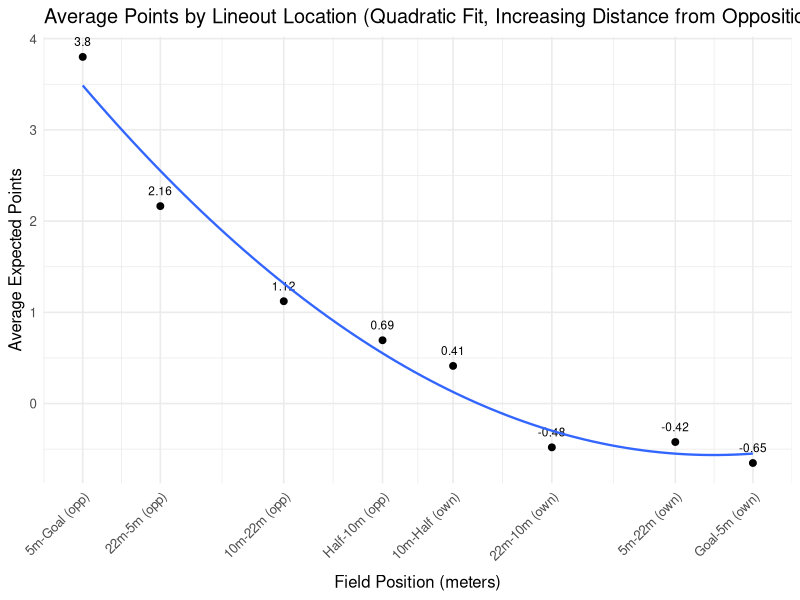
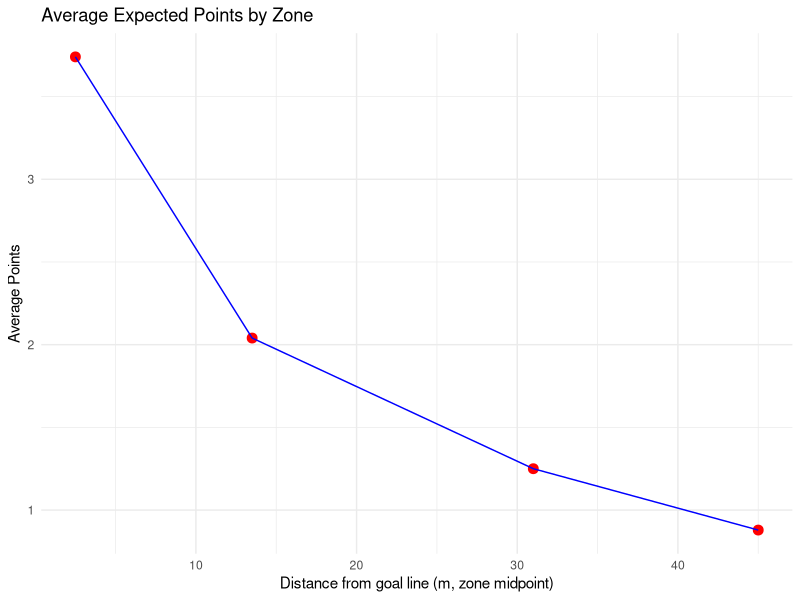

Write the R code that produced these figures, in order. (Note: this script raises an error after producing the figures.)
##################
### REFERENCES ###
##################

## Links to Article
# https://www.data-ruck.com/blog/predicting-kicks-outcome/
# https://journals.sagepub.com/doi/10.1177/22150218251365220

## Data Download Link
# https://zenodo.org/api/records/13851563/files-archive

# Goal Kicking Data
# https://www.sciencedirect.com/science/article/pii/S1440244014000255


################
### PACKAGES ###
################

# install.packages("patchwork")
library(patchwork)

# install.packages("stringr")
library(stringr)

# install.packages("tidyverse")
library(tidyverse)

# install.packages("dplyr")
library(dplyr)

# GAM
library(mgcv)

#################
### DATA LOAD ###
#################

# run from project directory (or within .Rproj)
phase_data = read_csv("data/phase_2018-19.csv")
# preview data
head(phase_data)

########################
### DATA EXPLORATION ###
#######################

# location where the phase began, determined determined by the metre lines dividing the pitch
unique(phase_data$Location)

# period between subsequent rucks
unique(phase_data$Phase)

# location on the pitch where the phase began, determined by the lineout lines dividing the pitch
unique(phase_data$Side)

# how did the play start?
unique(phase_data$Play_Start)

# upon scoring, the event was assigned to all phases since the previous scoring event
unique(phase_data$Outcome)

# points difference (I'm assuming for whoever has possession of the ball)
## oftentimes this is from perspective of the home team, but if it flips back and forth w/ possession then you're right
unique(phase_data$Points_Difference)

# remove instances when cards occur
phase_data <- phase_data %>%
  filter(
    Red_Cards_Own == 0,
    Red_Cards_Opp == 0,
    Yellow_Cards_Own == 0,
    Yellow_Cards_Opp == 0
  ) %>%
  select(-Red_Cards_Own, -Red_Cards_Opp, -Yellow_Cards_Own, -Yellow_Cards_Opp)

# get restarts
restarts <- phase_data %>%
  filter(Play_Start == "Restart Kick", Phase ==1)

# list of unique restart locations
unique(restarts$Location)

# expected points of lineout in different locations

phase_data <- phase_data %>%
  mutate(
    # extract signed numbers inside parentheses: (+3), (-3), etc.
    points = str_extract(Outcome, "[-+]?\\d+") %>% as.numeric(),
    
    # handle cases with no number (e.g. "no score", turnovers)
    points = ifelse(is.na(points), 0, points)
  )

zones <- c(
  "5m-Goal (opp)",
  "22m-5m (opp)",
  "10m-22m (opp)",
  "Half-10m (opp)",
  "10m-Half (own)",
  "22m-10m (own)",
  "5m-22m (own)",
  "Goal-5m (own)"
)

lineouts_clean <- phase_data %>%
  filter(
    Play_Start == "Lineout",
    Location %in% zones,
    Phase == 1
  ) %>%
  arrange(Round, Home, Away, Team_In_Poss, desc(Seconds_Remaining)) %>%
  group_by(Round, Home, Away, Team_In_Poss, Points_Difference, Outcome) %>%
  mutate(time_gap = lag(Seconds_Remaining) - Seconds_Remaining,
         too_close = !is.na(time_gap) & time_gap < 200) %>%
  slice_head(n = 1) %>%
  ungroup()

expected_points_by_zone <- lineouts_clean %>%
  group_by(Location) %>%
  summarise(
    n_phases = n(),
    avg_points = mean(points, na.rm = TRUE),
    total_points = sum(points, na.rm = TRUE),
    .groups = "drop"
  )

print(expected_points_by_zone)

# Expected Points of Lineout All Areas of the pitch

zones_order <- c(
  "5m-Goal (opp)",
  "22m-5m (opp)",
  "10m-22m (opp)",
  "Half-10m (opp)",
  "10m-Half (own)",
  "22m-10m (own)",
  "5m-22m (own)",
  "Goal-5m (own)"
)

expected_points_by_zone <- lineouts_clean %>%
  group_by(Location) %>%
  summarise(
    n_phases = n(),
    avg_points = mean(points, na.rm = TRUE),
    total_points = sum(points, na.rm = TRUE),
    .groups = "drop"
  ) %>%
  mutate(Location = factor(Location, levels = zones_order)) %>%
  arrange(Location)

# Print Table
print(expected_points_by_zone)

# Plot of Meteres vs Expected Points of Lineout

zone_meters <- c(2.5, 13.5, 31, 45, 55, 69, 86.5, 97.5)

expected_points_by_zone$Location <- factor(expected_points_by_zone$Location, levels = zones_order)
expected_points_by_zone$meter_x <- zone_meters[match(as.character(expected_points_by_zone$Location), zones_order)]

lineout_plot <- ggplot(expected_points_by_zone, aes(x = meter_x, y = avg_points)) +
  geom_point(size = 2) +
  geom_text(aes(label = round(avg_points, 2)), vjust = -1.2, size = 3, check_overlap = TRUE) +
  geom_smooth(method = "lm", formula = y ~ poly(x, 2), se = FALSE, linewidth = 0.8) +
  scale_x_continuous(
    breaks = zone_meters,
    labels = zones_order,
    expand = expansion(add = c(3, 3)),
    limits = c(0, 100)  # ensures full field range
  ) +
  labs(
    title = "Average Points by Lineout Location (Quadratic Fit, Increasing Distance from Opposition Goal Line)",
    x = "Field Position (meters)",
    y = "Average Expected Points"
  ) +
  theme_minimal(base_size = 12) +
  theme(
    axis.text.x = element_text(angle = 45, hjust = 1),
    axis.title.x = element_text(margin = margin(t = 8))
  )

ggsave("plots/lineout_plot.png", lineout_plot, width = 10, height = 6, dpi = 300)

df <- tibble::tibble(
  y_mid = c(31, 13.5, 2.5, 45),
  avg_points = c(1.25, 2.04, 3.74, 0.879)
)

p2 <- ggplot(df, aes(x = y_mid, y = avg_points)) +
  geom_point(size = 3, color = "red") +
  geom_line(group = 1, color = "blue") +
  labs(
    title = "Average Expected Points by Zone",
    x = "Distance from goal line (m, zone midpoint)",
    y = "Average Points"
  ) +
  theme_minimal()

ggsave("plots/expected_points_by_zone.png", p2, width = 10, height = 6, dpi = 300)





# GAM Model for Kick Percentage

saved_gam <- "gam_model.rds"

exp_points_on_miss <- 0.604
exp_points_on_success <- 3

# Pitch grid values
x_vals <- seq(-35, 35, by = 1)
y_vals <- seq(5, 60, by = 1)
grid <- expand.grid(x = x_vals, y = y_vals)

post_half_width <- 2.81

compute_kicking_angle <- function(x, y, post_half_width = 2.81) {
  left_post_x  <- -post_half_width
  right_post_x <-  post_half_width
  
  # angle from kicker to each post
  angle_left  <- atan2(left_post_x - x, y)
  angle_right <- atan2(right_post_x - x, y)
  
  # angular width of target
  angle_width <- angle_right - angle_left
  angle_width
}

grid <- grid %>%
  mutate(
    kicking_angle = compute_kicking_angle(x_vals, y, post_half_width),
    distance_to_center = sqrt(x^2 + y^2)
  )

grid$prob <- predict(gam_model,
                     newdata = grid %>% select(kicking_angle, distance_to_center),
                     type = "response")

grid <- grid %>%
  mutate(expected_points = prob * exp_points_on_success + (1 - prob) * exp_points_on_miss)


summary(grid$prob)

library(ggplot2)
thresholds <- c(0.5, 0.6, 0.7, 0.8, 0.9)
ggplot(grid, aes(x = x + 35, y = y, fill = prob)) +   # +35 to convert centered x back to 0-70 if desired
  geom_tile() +
  geom_contour(aes(z = prob), breaks = thresholds, color = "white", linewidth = 0.6, linetype = "dashed") +
  scale_fill_viridis_c(option = "magma", name = "GAM Prob") +
  coord_fixed() + theme_minimal() +
  labs(title = "GAM predicted probability of success", x = "Lateral position (m)", y = "Distance from goal line (m)")


# Expected Points after Penalty miss (drop kick from opposition 22m)

all_restarts <- restarts

head(all_restarts)
table(all_restarts$Location)

# Need to Remove All Restarts After Tries and Penalties

restarts_not_after_score <- phase_data %>%
  mutate(
    prev_ID = lag(ID),
    prev_Points = lag(Points_Difference),
    prev_Play = lag(Play_Start),
    prev_Team_In_Poss = lag(Team_In_Poss)
  ) %>%
  filter(
    Phase == 1,
    Play_Start == "Restart Kick",
    !is.na(prev_ID),
    abs(Points_Difference - prev_Points) == 0,
    Seconds_Remaining < 4795,
    !between(Seconds_Remaining, 2390, 2400)
  )



head(restarts_not_after_score)
table(restarts_not_after_score$Location)


# Filtering out unreasonable locations

avg_points_by_location_restarts <- restarts_not_after_score %>%
  group_by(Location) %>%
  summarise(
    n = n(),
    avg_expected_points = mean(points, na.rm = TRUE)
  ) %>%
  arrange(desc(avg_expected_points))

print(avg_points_by_location_restarts)

overall_avg_points_restarts <- restarts_not_after_score %>%
  summarise(overall_avg_expected_points = mean(points, na.rm = TRUE))

print(overall_avg_points_restarts)


# lineout expected points

expected_points_by_zone <- tibble(
  Location = c("10m-22m (opp)", "22m-5m (opp)", "5m-Goal (opp)", "Half-10m (opp)"),
  y_mid = c(31, 13.5, 2.5, 45),
  avg_points = c(1.25, 2.04, 3.74, 0.879)
)

# fit quadratic function
quad_fit <- lm(avg_points ~ poly(y_mid, 2, raw = TRUE), data = expected_points_by_zone)

y_dense <- seq(min(expected_points_by_zone$y_mid),
               max(expected_points_by_zone$y_mid), length.out = 500)

fitted_dense <- predict(quad_fit, newdata = data.frame(y_mid = y_dense))

p5 <- ggplot() +
  geom_point(data = expected_points_by_zone, aes(x = y_mid, y = avg_points), color = "blue") +
  geom_line(aes(x = y_dense, y = fitted_dense), color = "red", linewidth = 1) +
  labs(title = "Quadratic Fit to Average Points by Zone",
       x = "y_mid",
       y = "Average Points") +
  theme_minimal()

ggsave("plots/quadratic_fit.png", p5, width = 10, height = 6, dpi = 300)

interpolate_quad <- function(x) {
  predict(quad_fit, newdata = data.frame(y_mid = x))
}

grid <- grid %>%
  mutate(
    avg_points_interp = interpolate_quad(y),
    point_diff = expected_points - avg_points_interp
  )

# graph of if the lineout takes place at the same distance from goal as kick
p6 <- ggplot(grid, aes(x = x, y = y, fill = point_diff)) +
  geom_tile() +
  scale_fill_gradient2(
    low = "#457B9D",    # darker blue for negative
    mid = "white",       # zero
    high = "#E76F51",   # darker orange/red for positive
    midpoint = 0,
    name = "Kick vs Lineout"
  ) +
  coord_fixed() +
  labs(
    title = "Expected Points Difference: Kick vs Lineout",
    x = "Lateral position (m)",
    y = "Distance from goal line (m)"
  ) +
  theme_minimal()

ggsave("plots/kick_vs_lineout_comparison.png", p6, width = 12, height = 10, dpi = 300)

# with a y shift

y_shifts <- c(0, -5, -10, -15, -20)

plots <- lapply(y_shifts, function(shift) {
  
  grid_shifted <- grid %>%
    mutate(
      avg_points_interp = pmin(interpolate_quad(y + shift), 3.74),  # cap at 3.74
      point_diff = expected_points - avg_points_interp
    )
  
  p <- ggplot(grid_shifted, aes(x = x, y = y, fill = point_diff)) +
    geom_tile() +
    scale_fill_gradient2(
      low = "#457B9D",    # darker blue for negative
      mid = "white",       # zero
      high = "#E76F51",   # darker orange/red for positive
      midpoint = 0,
      name = "Kick vs Lineout"
    ) +
    coord_fixed() +
    labs(
      title = paste("Expected Points Difference: Kick vs Lineout (Lineout", shift, "m)"),
      x = "Lateral position (m)",
      y = "Distance from goal line (m)"
    ) +
    theme_minimal()
  
  # Save each plot
  filename <- paste0("plots/kick_vs_lineout_shift_", abs(shift), "m.png")
  ggsave(filename, p, width = 12, height = 10, dpi = 300)
  
  p
})


